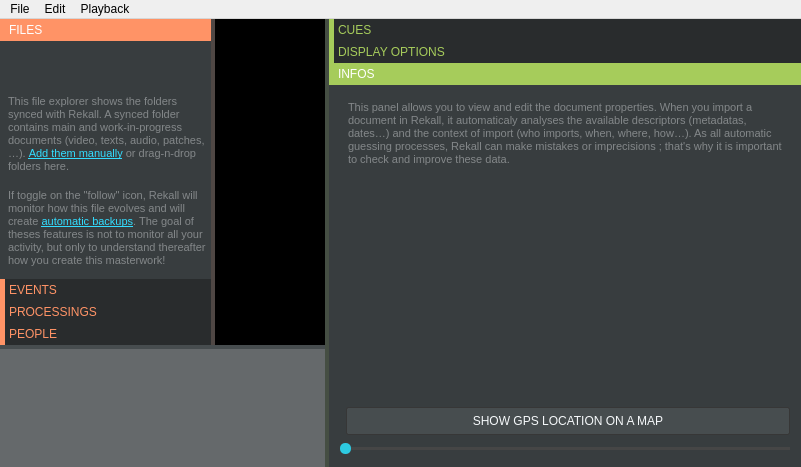
<?xml version="1.0" encoding="UTF-8"?>
<ui version="4.0">
 <class>Rekall</class>
 <widget class="QMainWindow" name="Rekall">
  <property name="geometry">
   <rect>
    <x>0</x>
    <y>0</y>
    <width>801</width>
    <height>467</height>
   </rect>
  </property>
  <property name="windowTitle">
   <string>Rekall</string>
  </property>
  <property name="styleSheet">
   <string notr="true">QTabWidget, QLabel, QCheckBox, QLineEdit, QPlainTextEdit, QPushButton, QSpinBox, QDoubleSpinBox, QTreeView, QHeaderView, QTabBar, QComboBox, QFrame#globalFrame, QTabBar::tab, QTreeView, QHeaderView, QDockWidget, QStatusBar, QRadioButton, QToolBox, QToolBox::tab {
	font: 						12px &quot;Calibri&quot;, &quot;Arial&quot;;
	padding:					0px;
	margin:					0px;
	min-height: 				20px;
	color: 						rgb(245, 248, 250);
	border: 					0px solid black;
}
QPushButton, QSpinBox, QDoubleSpinBox, QLineEdit, QPlainTextEdit, QCheckBox::indicator, QRadioButton::indicator, QTreeView::indicator, QComboBox, QTreeView, QHeaderView {
	border: 					1px solid rgb(55, 55, 55);
	border-radius: 		2px;
	background-color: 	rgb(71, 77, 79);
}
QSpinBox, QDoubleSpinBox, QLineEdit, QPlainTextEdit, QCheckBox {
	margin-top: 			4px;
	margin-bottom: 		4px;
}
QPushButton {
	padding: 3px;
}

QFrame#globalFrame, QDialog, QWidget#chutier, QWidget#centralwidget {
	background-color: 	rgb(56, 61, 63);
	border: 					0px solid black;
}



QLabel, QCheckBox, QRadioButton {
	color: 						rgb(245, 248, 250);
}
QLabel#peopleLabel, QLabel#chutierLabel, QLabel#chutierLabel2, QLabel#feedsLabel, QLabel#tasksLabel, QLabel#conduiteLabel, QLabel#previewLabel, QLabel#feelingLabel {
	font: 		11px;
	padding: 	5px;
	color: 		rgb(131, 135, 137);
}
QLabel#visibilityLabel, QLabel#filtersLabel, QLabel#label {
	margin-top:	10px;
	font: 			bold;
	border: 		0px solid black;
	border-top: 	1px solid white;
} 


QTabWidget::pane {
	border: 					1px solid rgb(50, 50, 50);
}
QTabWidget::tab-bar {
	left: 							0px;
}
QTabWidget#tab {
	color: red;
}
QTabBar::tab {
	min-height: 							25px; /* FIX IN SS-TAB */
	background-color: 				rgb(110, 110, 110);
	color: 									rgb(220, 220, 220);
    border-top-left-radius: 		4px;
    border-top-right-radius: 	4px;
	margin-right:						2px;
	padding-left: 						5px;
	padding-right:						5px;
}
QTabBar::tab:selected {
	background-color: 				rgb(242, 241, 237);
	color: 									black;
}
QTabBar::tab:hover {
	color: 									black;
}
QTabBar::tab:!selected {
    margin-top: 						2px;
}
QTabBar::tab:disabled {
	color: 									gray;
}


QToolBox {
	border:									0px solid black;
}
QToolBox::tab {
	background-color: 				rgb(41, 44, 45);
	color: 									rgb(194, 198, 198);
	border:									0px solid black;
	border-left:							5px solid rgb(114, 118, 118);
}
QToolBox#toolBoxLeft::tab {
	color: 									rgb(255,147,102);
	border-left:							5px solid rgb(255,147,102);
}
QToolBox#toolBoxLeft::tab:selected {
	color:									white;
	background-color: 				rgb(255,147,102);
	border-left:							5px solid rgb(255,147,102);
}
QToolBox#toolBoxRight::tab {
	color:									rgb(166,204,91);
	border-left:							5px solid rgb(166,204,91);
}
QToolBox#toolBoxRight::tab:selected {
	color:									white;
	background-color: 				rgb(166,204,91);
	border-left:							5px solid rgb(166,204,91);
}
QToolBox#toolBoxLeft::tab:disabled, QToolBox#toolBoxRight::tab:disabled {
	color:									rgb(56, 61, 63);
	border-left:							5px solid rgb(56, 61, 63);
}
QToolBox QWidget#chutierPage, QToolBox QWidget#feedPage, QToolBox QWidget#infosPage, QToolBox QWidget#conduitePage, QToolBox QWidget#tasksPage, QToolBox QWidget#peoplePage, QToolBox QWidget#previewPage, QToolBox QWidget#filtersPage {
	border:									0px solid black;
	background-color: 				rgb(56, 61, 63);
}
QFrame#frameGlobalTimeline, QWidget#timeline {
	border:									0px solid black;
	background-color: 				rgb(101, 105, 107);
}
QFrame#frameGlobalViewer, QWidget#viewer, QFrame#globalFramePlayer, QWidget#player {
	border:									0px solid black;
	background-color: 				rgb(0, 0, 0);
}
QFrame#globalFrameSorting {
	border:									0px solid black;
	background-color: 				rgb(255,84,79);
}
QFrame#globalFramePhases {
	border:									0px solid black;
	background-color: 				rgb(255,84,79);
}




QTreeView {
	background:								rgb(56, 61, 63);
	alternate-background-color: 	rgb(56, 61, 63);
	selection-background-color: 	rgb(41, 44, 45);
	gridline-color: 							rgb(56, 61, 63);
	border:										0px solid black;
}
QHeaderView {
	background: 							transparent;
	border: 									0px solid black;
	color: 										rgb(200, 200, 200);
	min-height: 								14px;
}
QHeaderView::section {
	background: 							rgb(56, 61, 63);
	border: 									0px solid transparent;
	border-bottom: 						1px solid rgb(41, 44, 45);
	font: 										10px;
}
QTreeView::item {
	min-height: 		20px;
}
QTreeView::branch:has-children:!has-siblings:closed, QTreeView::branch:closed:has-children:has-siblings {
	border-image: 	none;
	image: 					url(:/items/res_tree_close.png);
}
QTreeView::branch:open:has-children:!has-siblings, QTreeView::branch:open:has-children:has-siblings  {
	border-image: 	none;
	image: 					url(:/items/res_tree_open.png);
}




QPushButton {
	margin-left: 			6px;
}
QPushButton:hover {
	border: 					1px solid rgb(28, 124, 195);
	background-color: 	rgb(21, 91, 143);
}
QPushButton::checked, QPushButton:pressed, QCheckBox::indicator:checked, QTreeView::indicator:checked, QRadioButton::indicator:checked {
	background-color: 	rgb(45, 202, 225);
}


QCheckBox, QRadioButton {
	spacing: 					5px;
}
QCheckBox::indicator, QTreeView::indicator, QRadioButton::indicator  {
	width: 						10px;
	height: 					10px;
}


QSpinBox, QDoubleSpinBox, QLineEdit {
	padding-left	:			5px;
}
QSpinBox::up-button, QDoubleSpinBox::up-button, QSpinBox::down-button, QDoubleSpinBox::down-button {
	width: 						5px;
	padding: 					2px;
	padding-left:			3px;
	background-color: 	rgb(60, 60, 60);
	border: 					0px solid black;
	border-left:				1px solid rgb(70, 70, 70);
}
QSpinBox::up-button, QDoubleSpinBox::up-button {
    image: 						url(:/icons/res_icon_plus.png);
	border-bottom:		1px solid rgb(70, 70, 70);
}
QSpinBox::down-button, QDoubleSpinBox::down-button {
    image: 						url(:/icons/res_icon_minus.png);
}


QComboBox {
	background:			rgb(242, 241, 237);
	color: 					black;
	margin-left: 		3px;
	margin-right: 		3px;
	border-radius: 	3px;
	selection-color: 	black;
	padding-left: 		5px;
}
QComboBox::drop-down {
	width: 						10px;
	padding: 					2px;
	border: 					0px solid black;
	background-color: 	rgb(70, 70, 70);
    image: 						url(:/icons/res_icon_down.png);
}



QScrollBar:vertical, QScrollBar:horizontal {
	border: 				0px solid black;
	background: 		rgba(255, 255, 255, 32);
}
QScrollBar::handle:vertical, QScrollBar::handle:horizontal {
	border: 				0px solid black;
	background: 		rgb(161, 161, 161);
	border-radius: 	3px;
}
QScrollBar:vertical {						width: 			8px;					}
QScrollBar:horizontal {					height: 		8px;				}
QScrollBar::handle:vertical {			min-height: 8px;		}
QScrollBar::handle:horizontal {	min-width: 	8px;			}
QScrollBar::add-line:vertical, QScrollBar::add-line:hozirontal, QScrollBar::sub-line:vertical, QScrollBar::sub-line:horizontal, QScrollBar::up-arrow:vertical, QScrollBar::up-arrow:horizontal, QScrollBar::down-arrow:vertical, QScrollBar::down-arrow:horizontal {
	border: 			0px solid black;
	background: 	transparent;
	width: 				1px;
	height: 			1px;
}
QScrollBar::add-page:vertical, QScrollBar::sub-page:vertical, QScrollBar::add-page:horizontal, QScrollBar::sub-page:horizontal {
	background: 	none;
}


QSlider:horizontal {
	min-width: 				100px;
}
QSlider::groove:horizontal {
	border: 					0px solid transparent;
	background-color: 	rgb(70, 70, 70);
	height: 					3px;
}
QSlider::handle:horizontal {
	width: 						11px;
	height: 					10px;
	border-radius: 		5px;
	margin-top: 			-4px;
	margin-bottom: 		-4px;
	border: 					0px solid black;
	background-color: 	rgb(45, 202, 225);
}


QSplitter#conduiteSplitter::handle 				{		background: 	rgba(166,204,91,   30);	}
QSplitter#conduiteSplitter::handle:pressed 	{		background: 	rgb(166,204,91);				}
QSplitter#fileSplitter::handle 						{		background: 	rgba(255,147,102, 30);	}
QSplitter#fileSplitter::handle:pressed 			{		background: 	rgb(255,147,102);			}
QSplitter#timelineSplitter::handle 				{		background: 	rgb(71, 77, 79);				}
QSplitter#timelineSplitter::handle:pressed 	{		background: 	rgb(226,226,226);			}
QSplitter::handle:horizontal	 						{		width: 	4px; 											}
QSplitter::handle:vertical     							{		height:	4px; 											}

QDockWidget {
}
QDockWidget::title {
    text-align:				center;
	background-color: 	rgb(70, 70, 70);
}


QToolButton {
	border: 					0px solid black;
	border-radius: 		3px;
	margin: 					2px;
}
QToolButton:pressed, QToolButton:checked {
	border: 					0px solid black;
    background-color: 	rgba(0, 0, 0, 20);
}


QStatusBar {
	color: 						rgb(210, 210, 210);
	border-top: 				1px solid rgb(50, 50, 50);
	background-color: 	rgb(30, 30, 30);
}



QFrame#frameGlobalTimeline QPushButton {
	border:						2px solid black;
	border-color:			rgb(74,201,159);
	background-color:	rgb(74,201,159);
	padding:					0px;
	padding-left: 			4px;
	padding-right: 		4px;
	margin:					0px;
	height:						20px;
	min-height:				20px;
	max-height:				20px;
}
QFrame#frameGlobalTimeline QPushButton:checked, QFrame#frameGlobalTimeline QPushButton:pressed {
	border-color:			rgb(255,84,79);
	background-color:	rgb(255,84,79);
}
QFrame#frameGlobalTimeline QPushButton:hover {
	border-color:			rgb(226,226,226);
}
QFrame#frameGlobalTimeline QSlider::handle:horizontal {
	background-color: 	rgb(74,201,159);
}
QFrame#frameGlobalTimeline QPushButton#ffButton, QFrame#frameGlobalTimeline QPushButton#playButton {
	padding: 					0px;
	margin:					0px;
	width:						30px;
	height:						30px;
	min-width:				30px;
	min-height:				30px;
	max-width:				30px;
	max-height:				30px;
	border-radius:			17px;
}
QFrame#frameGlobalTimeline QFrame#frameGlobalTimelineFilters, QFrame#frameGlobalTimeline QFrame#frameGlobalTimelineTransport, QFrame#frameGlobalTimeline QFrame#frameGlobalTimelineZoom, QFrame#frameGlobalTimeline QFrame#frameGlobalTimelineMisc {
	background: 			transparent;
	border:						0px solid black;
}
QFrame#frameGlobalTimeline QFrame#frameGlobalTimelineTransport, QFrame#frameGlobalTimeline QFrame#frameGlobalTimelineZoom, QFrame#frameGlobalTimeline QFrame#frameGlobalTimelineMisc {
	border-left:				5px solid rgb(45, 50, 53);
}
QFrame#frameGlobalTimeline QFrame#frameGlobalTimelineTransport {
	background:				rgb(45, 50, 53);
}



QFrame#globalFrameSorting QLineEdit, QFrame#globalFrameSorting QComboBox, QFrame#globalFramePhases QLineEdit, QFrame#globalFramePhases QComboBox {
	color:						white;
	border: 					0px solid black;
	background: 			rgba(255, 255, 255, 100);
}
QFrame#globalFrameSorting QComboBox::drop-down, QFrame#globalFramePhases QComboBox::drop-down {
	background: 			rgba(255, 255, 255, 100);
    image: 						url(:/icons/res_icon_down.png);
}</string>
  </property>
  <widget class="QWidget" name="centralwidget">
   <layout class="QVBoxLayout" name="verticalLayout_2">
    <property name="spacing">
     <number>0</number>
    </property>
    <property name="leftMargin">
     <number>0</number>
    </property>
    <property name="topMargin">
     <number>0</number>
    </property>
    <property name="rightMargin">
     <number>0</number>
    </property>
    <property name="bottomMargin">
     <number>0</number>
    </property>
    <item>
     <widget class="QSplitter" name="conduiteSplitter">
      <property name="orientation">
       <enum>Qt::Horizontal</enum>
      </property>
      <widget class="QSplitter" name="timelineSplitter">
       <property name="orientation">
        <enum>Qt::Vertical</enum>
       </property>
       <widget class="QSplitter" name="fileSplitter">
        <property name="orientation">
         <enum>Qt::Horizontal</enum>
        </property>
        <widget class="QToolBox" name="toolBoxLeft">
         <property name="currentIndex">
          <number>0</number>
         </property>
         <property name="tabSpacing">
          <number>0</number>
         </property>
         <widget class="QWidget" name="chutierPage">
          <property name="geometry">
           <rect>
            <x>0</x>
            <y>0</y>
            <width>200</width>
            <height>237</height>
           </rect>
          </property>
          <attribute name="label">
           <string>FILES</string>
          </attribute>
          <layout class="QVBoxLayout" name="verticalLayout" stretch="9999,0,0">
           <property name="spacing">
            <number>0</number>
           </property>
           <property name="leftMargin">
            <number>0</number>
           </property>
           <property name="topMargin">
            <number>0</number>
           </property>
           <property name="rightMargin">
            <number>0</number>
           </property>
           <property name="bottomMargin">
            <number>0</number>
           </property>
           <item>
            <widget class="UiTreeView" name="chutier" native="true"/>
           </item>
           <item>
            <widget class="QLabel" name="chutierLabel">
             <property name="text">
              <string>&lt;html&gt;&lt;head/&gt;&lt;body&gt;&lt;p&gt;This file explorer shows the folders synced with Rekall. A synced folder contains main and work-in-progress documents (video, texts, audio, patches, …). &lt;a href=&quot;rekall:addFolder&quot;&gt;&lt;span style=&quot; text-decoration: underline; color:#32ddff;&quot;&gt;Add them manually&lt;/span&gt;&lt;/a&gt; or drag-n-drop folders here.&lt;/p&gt;&lt;/body&gt;&lt;/html&gt;</string>
             </property>
             <property name="wordWrap">
              <bool>true</bool>
             </property>
            </widget>
           </item>
           <item>
            <widget class="QLabel" name="chutierLabel2">
             <property name="text">
              <string>&lt;html&gt;&lt;head/&gt;&lt;body&gt;&lt;p&gt;If toggle on the &amp;quot;follow&amp;quot; icon, Rekall will monitor how this file evolves and will create &lt;a href=&quot;rekall:openSettings&quot;&gt;&lt;span style=&quot; text-decoration: underline; color:#32ddff;&quot;&gt;automatic backups&lt;/span&gt;&lt;/a&gt;. The goal of theses features is not to monitor all your activity, but only to understand thereafter how you create this masterwork!&lt;/p&gt;&lt;/body&gt;&lt;/html&gt;</string>
             </property>
             <property name="wordWrap">
              <bool>true</bool>
             </property>
            </widget>
           </item>
          </layout>
         </widget>
         <widget class="QWidget" name="feedPage">
          <property name="geometry">
           <rect>
            <x>0</x>
            <y>0</y>
            <width>100</width>
            <height>178</height>
           </rect>
          </property>
          <attribute name="label">
           <string>EVENTS</string>
          </attribute>
          <layout class="QVBoxLayout" name="verticalLayout_3" stretch="1,9999">
           <property name="spacing">
            <number>0</number>
           </property>
           <property name="leftMargin">
            <number>0</number>
           </property>
           <property name="topMargin">
            <number>0</number>
           </property>
           <property name="rightMargin">
            <number>0</number>
           </property>
           <property name="bottomMargin">
            <number>0</number>
           </property>
           <item>
            <widget class="QLabel" name="feedsLabel">
             <property name="text">
              <string>&lt;html&gt;&lt;head/&gt;&lt;body&gt;&lt;p&gt;If you share your Rekall project on a network drive or in a Dropbox-like folder, many people can contribute to the project. This log is the summarize of the last interactions of your collaborators.&lt;/p&gt;&lt;/body&gt;&lt;/html&gt;</string>
             </property>
             <property name="wordWrap">
              <bool>true</bool>
             </property>
            </widget>
           </item>
           <item>
            <widget class="FeedList" name="feeds" native="true"/>
           </item>
          </layout>
         </widget>
         <widget class="QWidget" name="tasksPage">
          <property name="geometry">
           <rect>
            <x>0</x>
            <y>0</y>
            <width>100</width>
            <height>248</height>
           </rect>
          </property>
          <attribute name="label">
           <string>PROCESSINGS</string>
          </attribute>
          <layout class="QVBoxLayout" name="verticalLayout_6" stretch="1,9999">
           <property name="spacing">
            <number>0</number>
           </property>
           <property name="leftMargin">
            <number>0</number>
           </property>
           <property name="topMargin">
            <number>0</number>
           </property>
           <property name="rightMargin">
            <number>0</number>
           </property>
           <property name="bottomMargin">
            <number>0</number>
           </property>
           <item>
            <widget class="QLabel" name="tasksLabel">
             <property name="text">
              <string>&lt;html&gt;&lt;head/&gt;&lt;body style=&quot;font-style:normal;&quot;&gt;&lt;p&gt;When you import a document, Rekall generates picture thumbnails of your documents (videos strip, audio waveforms, text previews…) ; this process can take a while. You can see here what is Rekall doing in background and if your computer becomes slow, you can &lt;a href=&quot;rekall:stopTasks&quot; style=&quot; text-decoration: underline; color:#32DDFF;&quot;&gt;stop it immediatly&lt;/a&gt;!&lt;/p&gt;&lt;/body&gt;&lt;/html&gt;</string>
             </property>
             <property name="wordWrap">
              <bool>true</bool>
             </property>
            </widget>
           </item>
           <item>
            <widget class="TasksList" name="tasks" native="true"/>
           </item>
          </layout>
         </widget>
         <widget class="QWidget" name="peoplePage">
          <property name="geometry">
           <rect>
            <x>0</x>
            <y>0</y>
            <width>100</width>
            <height>484</height>
           </rect>
          </property>
          <attribute name="label">
           <string>PEOPLE</string>
          </attribute>
          <layout class="QVBoxLayout" name="verticalLayout_8" stretch="1,0,9999">
           <property name="spacing">
            <number>0</number>
           </property>
           <property name="leftMargin">
            <number>3</number>
           </property>
           <property name="topMargin">
            <number>3</number>
           </property>
           <property name="rightMargin">
            <number>3</number>
           </property>
           <property name="bottomMargin">
            <number>3</number>
           </property>
           <item>
            <widget class="QLabel" name="peopleLabel">
             <property name="text">
              <string>&lt;html&gt;&lt;head/&gt;&lt;body&gt;&lt;p&gt;Feel free to add all the main stakeholders of the project (performers, technicians, artists…). When all these data are correctly filled up, it might help you in a few years for the revival of your project! Add people through the &lt;a href=&quot;rekall:createContact&quot;&gt;&lt;span style=&quot; text-decoration: underline; color:#32ddff;&quot;&gt;contact form&lt;/span&gt;&lt;/a&gt; or drag-n-drop people from your Contact app.&lt;/p&gt;&lt;/body&gt;&lt;/html&gt;</string>
             </property>
             <property name="wordWrap">
              <bool>true</bool>
             </property>
            </widget>
           </item>
           <item>
            <spacer name="verticalSpacer">
             <property name="orientation">
              <enum>Qt::Vertical</enum>
             </property>
             <property name="sizeType">
              <enum>QSizePolicy::Fixed</enum>
             </property>
             <property name="sizeHint" stdset="0">
              <size>
               <width>20</width>
               <height>10</height>
              </size>
             </property>
            </spacer>
           </item>
           <item>
            <widget class="QTreeWidget" name="persons">
             <property name="focusPolicy">
              <enum>Qt::NoFocus</enum>
             </property>
             <property name="alternatingRowColors">
              <bool>true</bool>
             </property>
             <property name="iconSize">
              <size>
               <width>24</width>
               <height>24</height>
              </size>
             </property>
             <property name="indentation">
              <number>0</number>
             </property>
             <property name="sortingEnabled">
              <bool>true</bool>
             </property>
             <attribute name="headerVisible">
              <bool>false</bool>
             </attribute>
             <column>
              <property name="text">
               <string>Photo</string>
              </property>
             </column>
             <column>
              <property name="text">
               <string>Name</string>
              </property>
             </column>
            </widget>
           </item>
          </layout>
         </widget>
        </widget>
        <widget class="Player" name="player" native="true">
         <property name="minimumSize">
          <size>
           <width>100</width>
           <height>100</height>
          </size>
         </property>
        </widget>
       </widget>
       <widget class="Timeline" name="timeline" native="true">
        <property name="minimumSize">
         <size>
          <width>100</width>
          <height>100</height>
         </size>
        </property>
       </widget>
      </widget>
      <widget class="QToolBox" name="toolBoxRight">
       <property name="currentIndex">
        <number>2</number>
       </property>
       <property name="tabSpacing">
        <number>0</number>
       </property>
       <widget class="QWidget" name="conduitePage">
        <property name="geometry">
         <rect>
          <x>0</x>
          <y>0</y>
          <width>100</width>
          <height>449</height>
         </rect>
        </property>
        <attribute name="label">
         <string>CUES</string>
        </attribute>
        <layout class="QVBoxLayout" name="verticalLayout_5" stretch="1,9999">
         <property name="spacing">
          <number>0</number>
         </property>
         <property name="leftMargin">
          <number>0</number>
         </property>
         <property name="topMargin">
          <number>0</number>
         </property>
         <property name="rightMargin">
          <number>0</number>
         </property>
         <property name="bottomMargin">
          <number>0</number>
         </property>
         <item>
          <widget class="QLabel" name="conduiteLabel">
           <property name="text">
            <string>&lt;html&gt;&lt;head/&gt;&lt;body style=&quot;font-style:normal;&quot;&gt;&lt;p&gt;Here are listed all the cues of the project. By default, all the markers and documents of the timeline will appear in the cue list. As in all the other views of Rekall, you can filter the cues through the &lt;a href=&quot;rekall:openInspector&quot; style=&quot; text-decoration: underline; color:#32DDFF;&quot;&gt;inspector panel&lt;/a&gt;.&lt;/p&gt;&lt;p&gt;Be aware you can also &lt;a href=&quot;rekall:openNetwork&quot; style=&quot; text-decoration: underline; color:#32DDFF;&quot;&gt;synchronize&lt;/a&gt; multiple Rekall each others, allowing you to use Rekall as a real time cue sheet for performers or technical actors of your project.&lt;/p&gt;&lt;/body&gt;&lt;/html&gt;</string>
           </property>
           <property name="alignment">
            <set>Qt::AlignLeading|Qt::AlignLeft|Qt::AlignTop</set>
           </property>
           <property name="wordWrap">
            <bool>true</bool>
           </property>
          </widget>
         </item>
         <item>
          <widget class="Viewer" name="viewer" native="true">
           <property name="minimumSize">
            <size>
             <width>100</width>
             <height>100</height>
            </size>
           </property>
          </widget>
         </item>
        </layout>
       </widget>
       <widget class="QWidget" name="filtersPage">
        <property name="geometry">
         <rect>
          <x>0</x>
          <y>0</y>
          <width>227</width>
          <height>132</height>
         </rect>
        </property>
        <attribute name="label">
         <string>DISPLAY OPTIONS</string>
        </attribute>
        <layout class="QVBoxLayout" name="verticalLayout_4">
         <property name="spacing">
          <number>6</number>
         </property>
         <property name="leftMargin">
          <number>12</number>
         </property>
         <property name="topMargin">
          <number>12</number>
         </property>
         <property name="rightMargin">
          <number>12</number>
         </property>
         <property name="bottomMargin">
          <number>12</number>
         </property>
         <item>
          <widget class="QCheckBox" name="help">
           <property name="text">
            <string>Show help labels in interface</string>
           </property>
           <property name="checked">
            <bool>true</bool>
           </property>
          </widget>
         </item>
         <item>
          <widget class="QCheckBox" name="history">
           <property name="text">
            <string>Show document modifications history</string>
           </property>
          </widget>
         </item>
         <item>
          <widget class="QCheckBox" name="linkedTags">
           <property name="text">
            <string>Show relationship betweend documents</string>
           </property>
          </widget>
         </item>
         <item>
          <widget class="QCheckBox" name="linkedRenders">
           <property name="text">
            <string>Show recording links with documents</string>
           </property>
          </widget>
         </item>
         <item>
          <spacer name="verticalSpacer_2">
           <property name="orientation">
            <enum>Qt::Vertical</enum>
           </property>
           <property name="sizeHint" stdset="0">
            <size>
             <width>20</width>
             <height>40</height>
            </size>
           </property>
          </spacer>
         </item>
        </layout>
       </widget>
       <widget class="QWidget" name="infosPage">
        <property name="geometry">
         <rect>
          <x>0</x>
          <y>0</y>
          <width>483</width>
          <height>376</height>
         </rect>
        </property>
        <attribute name="label">
         <string>INFOS</string>
        </attribute>
        <layout class="QVBoxLayout" name="verticalLayout_7" stretch="1,9999,9999,9999,9999">
         <item>
          <widget class="QLabel" name="previewLabel">
           <property name="text">
            <string>&lt;html&gt;&lt;head/&gt;&lt;body&gt;&lt;p&gt;This panel allows you to view and edit the document properties. When you import a document in Rekall, it automaticaly analyses the available descriptors (metadatas, dates…) and the context of import (who imports, when, where, how…). As all automatic guessing processes, Rekall can make mistakes or imprecisions ; that's why it is important to check and improve these data.&lt;/p&gt;&lt;/body&gt;&lt;/html&gt;</string>
           </property>
           <property name="wordWrap">
            <bool>true</bool>
           </property>
          </widget>
         </item>
         <item>
          <widget class="Previewer" name="preview" native="true"/>
         </item>
         <item>
          <widget class="QTreeWidget" name="metadata">
           <property name="minimumSize">
            <size>
             <width>0</width>
             <height>20</height>
            </size>
           </property>
           <property name="focusPolicy">
            <enum>Qt::NoFocus</enum>
           </property>
           <property name="editTriggers">
            <set>QAbstractItemView::DoubleClicked</set>
           </property>
           <property name="alternatingRowColors">
            <bool>false</bool>
           </property>
           <property name="indentation">
            <number>10</number>
           </property>
           <property name="animated">
            <bool>true</bool>
           </property>
           <property name="wordWrap">
            <bool>true</bool>
           </property>
           <attribute name="headerVisible">
            <bool>false</bool>
           </attribute>
           <column>
            <property name="text">
             <string notr="true">Key</string>
            </property>
           </column>
           <column>
            <property name="text">
             <string>Value</string>
            </property>
           </column>
          </widget>
         </item>
         <item>
          <widget class="QPushButton" name="metadataOpenGps">
           <property name="text">
            <string>SHOW GPS LOCATION ON A MAP</string>
           </property>
          </widget>
         </item>
         <item>
          <widget class="QSlider" name="metadataSlider">
           <property name="orientation">
            <enum>Qt::Horizontal</enum>
           </property>
          </widget>
         </item>
        </layout>
       </widget>
      </widget>
     </widget>
    </item>
   </layout>
  </widget>
  <widget class="QMenuBar" name="menuBar">
   <property name="geometry">
    <rect>
     <x>0</x>
     <y>0</y>
     <width>801</width>
     <height>22</height>
    </rect>
   </property>
   <widget class="QMenu" name="menuPlayback">
    <property name="title">
     <string>Playback</string>
    </property>
    <addaction name="actionPlay"/>
    <addaction name="actionRewind"/>
   </widget>
   <widget class="QMenu" name="menuFile">
    <property name="title">
     <string>File</string>
    </property>
    <addaction name="actionSave"/>
   </widget>
   <widget class="QMenu" name="menuEdit">
    <property name="title">
     <string>Edit</string>
    </property>
    <addaction name="actionPaste"/>
   </widget>
   <addaction name="menuFile"/>
   <addaction name="menuEdit"/>
   <addaction name="menuPlayback"/>
  </widget>
  <action name="actionPlay">
   <property name="text">
    <string>Play/pause</string>
   </property>
   <property name="shortcut">
    <string>Space</string>
   </property>
  </action>
  <action name="actionRewind">
   <property name="text">
    <string>Rewind</string>
   </property>
   <property name="shortcut">
    <string>F</string>
   </property>
  </action>
  <action name="actionInspector">
   <property name="checkable">
    <bool>true</bool>
   </property>
   <property name="text">
    <string>Inspector</string>
   </property>
   <property name="shortcut">
    <string>Ctrl+Alt+I</string>
   </property>
  </action>
  <action name="actionSave">
   <property name="text">
    <string>Save</string>
   </property>
   <property name="shortcut">
    <string>Ctrl+S</string>
   </property>
  </action>
  <action name="actionPaste">
   <property name="text">
    <string>Paste</string>
   </property>
   <property name="shortcut">
    <string>Ctrl+V</string>
   </property>
  </action>
 </widget>
 <layoutdefault spacing="6" margin="11"/>
 <customwidgets>
  <customwidget>
   <class>UiTreeView</class>
   <extends>QWidget</extends>
   <header>items/uitreeview.h</header>
   <container>1</container>
  </customwidget>
  <customwidget>
   <class>Timeline</class>
   <extends>QWidget</extends>
   <header>gui/timeline.h</header>
   <container>1</container>
  </customwidget>
  <customwidget>
   <class>Player</class>
   <extends>QWidget</extends>
   <header>gui/player.h</header>
   <container>1</container>
  </customwidget>
  <customwidget>
   <class>Viewer</class>
   <extends>QWidget</extends>
   <header>gui/viewer.h</header>
   <container>1</container>
  </customwidget>
  <customwidget>
   <class>FeedList</class>
   <extends>QWidget</extends>
   <header>tasks/feedlist.h</header>
   <container>1</container>
  </customwidget>
  <customwidget>
   <class>TasksList</class>
   <extends>QWidget</extends>
   <header>tasks/taskslist.h</header>
   <container>1</container>
  </customwidget>
  <customwidget>
   <class>Previewer</class>
   <extends>QWidget</extends>
   <header>gui/previewer.h</header>
   <container>1</container>
  </customwidget>
 </customwidgets>
 <resources/>
 <connections>
  <connection>
   <sender>metadata</sender>
   <signal>itemChanged(QTreeWidgetItem*,int)</signal>
   <receiver>Rekall</receiver>
   <slot>actionMetadata(QTreeWidgetItem*,int)</slot>
   <hints>
    <hint type="sourcelabel">
     <x>1036</x>
     <y>388</y>
    </hint>
    <hint type="destinationlabel">
     <x>916</x>
     <y>135</y>
    </hint>
   </hints>
  </connection>
  <connection>
   <sender>metadataSlider</sender>
   <signal>valueChanged(int)</signal>
   <receiver>Rekall</receiver>
   <slot>refreshMetadata()</slot>
   <hints>
    <hint type="sourcelabel">
     <x>1036</x>
     <y>548</y>
    </hint>
    <hint type="destinationlabel">
     <x>69</x>
     <y>-62</y>
    </hint>
   </hints>
  </connection>
  <connection>
   <sender>metadataOpenGps</sender>
   <signal>released()</signal>
   <receiver>Rekall</receiver>
   <slot>action()</slot>
   <hints>
    <hint type="sourcelabel">
     <x>1042</x>
     <y>529</y>
    </hint>
    <hint type="destinationlabel">
     <x>1145</x>
     <y>273</y>
    </hint>
   </hints>
  </connection>
  <connection>
   <sender>persons</sender>
   <signal>currentItemChanged(QTreeWidgetItem*,QTreeWidgetItem*)</signal>
   <receiver>Rekall</receiver>
   <slot>personItemChanged(QTreeWidgetItem*,QTreeWidgetItem*)</slot>
   <hints>
    <hint type="sourcelabel">
     <x>49</x>
     <y>322</y>
    </hint>
    <hint type="destinationlabel">
     <x>-71</x>
     <y>223</y>
    </hint>
   </hints>
  </connection>
 </connections>
 <slots>
  <slot>action()</slot>
  <slot>actionMetadata(QTreeWidgetItem*,int)</slot>
  <slot>refreshMetadata()</slot>
  <slot>personItemChanged(QTreeWidgetItem*,QTreeWidgetItem*)</slot>
 </slots>
</ui>
